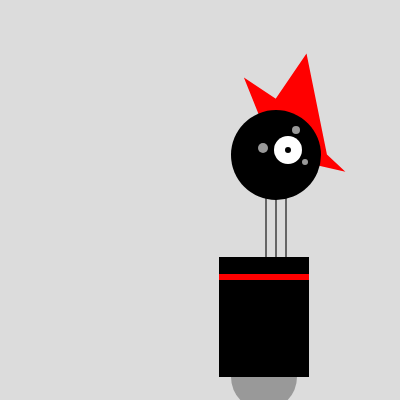
Frame 1 (no input)
Frame 60 (no input): identical to frame 1, image omitted
Frame 120 (the mouse pressed at the canvas centre since frame 60): identical to frame 1, image omitted

The p5.js sketch that drew this single still picture (run headless with seeded random() and noise() and a simulated clock; from frame 60 on, the mouse is pressed at the canvas centre):

// p5.js sketch
// ── sketch.js
function setup() {
  createCanvas(400, 400);
  strokeWeight(2);
  ellipseMode(RADIUS);
}

function draw() {
  background(220);
  
  //Cuello
  stroke(102);
  line(266,257,266,162);
  line(276,257,276,162);
  line(286,257,286,162);
  
  //Antenas
  stroke('red');
  fill('red');
  beginShape();
  vertex(276,155);
  vertex(246,80);
  vertex(276,100);
  vertex(306,56);
  vertex(326,155);
  vertex(342,170);
  endShape(CLOSE);
  
  //Bracitos
  
  //Cuerpo
  noStroke();
  fill(153);
  ellipse(264,377,33,33);
  fill(0);
  rect(219,257,90,120);
  fill('red');
  rect(219,274,90,6);
  
  //Cabeza
  fill(0);
  ellipse(276,155,45,45);
  fill(255);
  ellipse(288,150,14,14);
  fill(0);
  ellipse(288,150,3,3);
  fill(153);
  ellipse(263,148,5,5);
  ellipse(296,130,4,4);
  ellipse(305,162,3,3);
  
}
